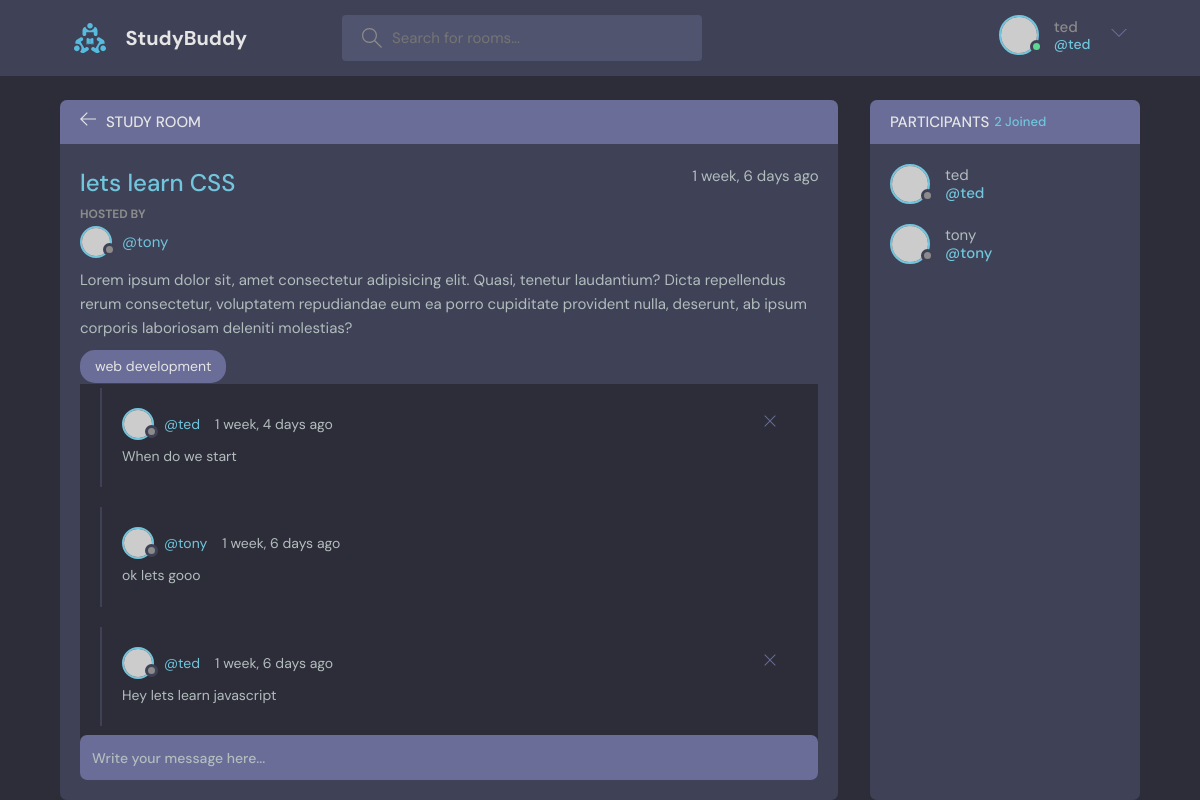
/room/2/ (signed in), run on the app's committed database.
### base/models.py (models this page shows, shortened)
class Room(models.Model):
    host = models.ForeignKey(User, on_delete=models.SET_NULL, null=True)
    topic = models.ForeignKey(Topic, on_delete=models.SET_NULL, null=True)
    name = models.CharField(max_length=200)
    description = models.TextField(null=True, blank=True)
    participants = models.ManyToManyField(User, related_name='participants', blank=True)
    updated = models.DateTimeField(auto_now=True)
    created = models.DateTimeField(auto_now_add=True)
    class Meta:
        ordering =  ['-updated', '-created']

class Topic(models.Model):
    name = models.CharField(max_length=200)
    def __str__(self):
        return self.name

class Message(models.Model):
    user = models.ForeignKey(User, on_delete=models.CASCADE)
    room = models.ForeignKey(Room, on_delete=models.CASCADE)
    body = models.TextField()
    updated = models.DateTimeField(auto_now_add=True)
    created = models.DateTimeField(auto_now_add=True)
    class Meta:
        ordering =  ['-updated', '-created']

### base/views.py (the view, shortened to what this page needs)
# urls.py: path('room/<str:pk>/', views.room, name="room"),
@login_required(login_url='/login')
def room(request, pk):
    room = Room.objects.get(id=pk)
    room_messages = room.message_set.all()
    participants = room.participants.all()
    context = {'room': room, 'room_messages': room_messages, 'participants': participants}
    return render(request, 'base/room.html', context)

### base/templates/base/room.html (shortened to what this page needs)
{% extends 'main.html' %}
{% block content %}
    <main class="profile-page layout layout--2">
      <div class="container">
        <div class="room">
          <div class="room__top">
            <div class="room__topLeft">
              <a href="{{request.META.HTTP_REFERER}}">
                <svg version="1.1" xmlns="http://www.w3.org/2000/svg" width="32" height="32" viewBox="0 0 32 32">
                  <title>arrow-left</title>
                  <path
                    d="M13.723 2.286l-13.723 13.714 13.719 13.714 1.616-1.611-10.96-10.96h27.625v-2.286h-27.625l10.965-10.965-1.616-1.607z"
                  ></path>
                </svg>
              </a>
              <h3>Study Room</h3>
            </div>
          </div>
          <div class="room__box scroll">
            <div class="room__header scroll">
              <div class="room__info">
                <h3>{{room.name}}</h3>
                <span>{{room.created|timesince}} ago</span>
              </div>
              <div class="room__hosted">
                <p>Hosted By</p>
                <a href="{% url 'user-profile' room.host.id %}" class="room__author">
                  <div class="avatar avatar--small">
                    <img src="https://randomuser.me/api/portraits/men/37.jpg" />
                  </div>
                  <span>@{{room.host.username}}</span>
                </a>
              </div>
              <div class="room__details">
                Lorem ipsum dolor sit, amet consectetur adipisicing elit. Quasi, tenetur laudantium? Dicta repellendus
                rerum consectetur, voluptatem repudiandae eum ea porro cupiditate provident nulla, deserunt, ab ipsum
                corporis laboriosam deleniti molestias?
              </div>
              <span class="room__topics">{{room.topic}}</span>
            </div>
            <div class="room__conversation">
              <div class="threads scroll">
                {% for message in room_messages %}
                <div class="thread">
                  <div class="thread__top">
                    <div class="thread__author">
                      <a href="{% url 'user-profile' message.user.id %}" class="thread__authorInfo">
                        <div class="avatar avatar--small">
                          <img src="https://randomuser.me/api/portraits/men/37.jpg" />
                        </div>
                        <span>@{{message.user.username}}</span>
                      </a>
                      <span class="thread__date">{{message.created|timesince}} ago</span>
                    </div>
                    {% if request.user == message.user %}
                    <a href="{% url 'delete-message' message.id %}">
                      <div class="thread__delete">
                        <svg version="1.1" xmlns="http://www.w3.org/2000/svg" width="32" height="32" viewBox="0 0 32 32">
                          <title>remove</title>
                          <path
                            d="M27.314 6.019l-1.333-1.333-9.98 9.981-9.981-9.981-1.333 1.333 9.981 9.981-9.981 9.98 1.333 1.333 9.981-9.98 9.98 9.98 1.333-1.333-9.98-9.98 9.98-9.981z"
                          ></path>
                        </svg>
                      </div>
                    </a>
                    {% endif %}
                  </div>
                  <div class="thread__details">
                    {{message.body}}
                  </div>
                </div>
                {% endfor %}
              </div>
            </div>
          </div>
          <div class="room__message">
            <form action="" method="POST">
              <input name="body" placeholder="Write your message here..." />
            </form>
          </div>
        </div>
        <div class="participants">
          <h3 class="participants__top">Participants <span>{{participants.count}} Joined</span></h3>
          <div class="participants__list scroll">
            {% for user in participants %}
            <a href="{% url 'user-profile' user.id %}" class="participant">
              <div class="avatar avatar--medium">
                <img src="https://randomuser.me/api/portraits/men/37.jpg" />
              </div>
              <p>
                {{user.username}}
                <span>@{{user.username}}</span>
              </p>
            </a>
            {% endfor %}
          </div>
        </div>
      </div>
    </main>
{% endblock content %}

### templates/navbar.html (shortened to what this page needs)
{% load static %}
<header class="header header--loggedIn">
    <div class="container">
      <a href="{% url 'home' %}" class="header__logo">
        <img src="{% static 'images/logo.svg' %}" />
        <h1>StudyBuddy</h1>
      </a>
      <form class="header__search" method="GET" action="{% url 'home' %}">
        <label>
          <input name="q" placeholder="Search for rooms..." />
        </label>
      </form>
      <nav class="header__menu">
        {% if request.user.is_authenticated %}
        <div class="header__user">
          <a href="profile.html">
            <div class="avatar avatar--medium active">
              <img src="https://randomuser.me/api/portraits/men/37.jpg" />
            </div>
            <p>{{request.user.username}}<span>@{{request.user.username}}</span></p>
          </a>
          <button class="dropdown-button">
            <svg version="1.1" xmlns="http://www.w3.org/2000/svg" width="32" height="32" viewBox="0 0 32 32">
              <title>chevron-down</title>
              <path d="M16 21l-13-13h-3l16 16 16-16h-3l-13 13z"></path>
            </svg>
          </button>
        </div>
        {% else %}
        <a href="{% url 'login' %}">
          <img src="{% static 'images/avatar.svg' %}" />
          <p>Login</p>
        </a>
        {% endif %}
      </nav>
    </div>
  </header>

### data on the page
Room: name "lets learn CSS", created "1 week, 6 days", host.username "tony", topic "web development"
Message: user.username "ted", created "1 week, 4 days", body "When do we start"
Message: user.username "tony", created "1 week, 6 days", body "ok lets gooo"
Message: user.username "ted", created "1 week, 6 days", body "Hey lets learn javascript"

### other printed values
{{ request.user.username }} "ted"
{{ participants.count }} "2"
{{ user.username }} "ted"
{{ user.username }} "tony"
